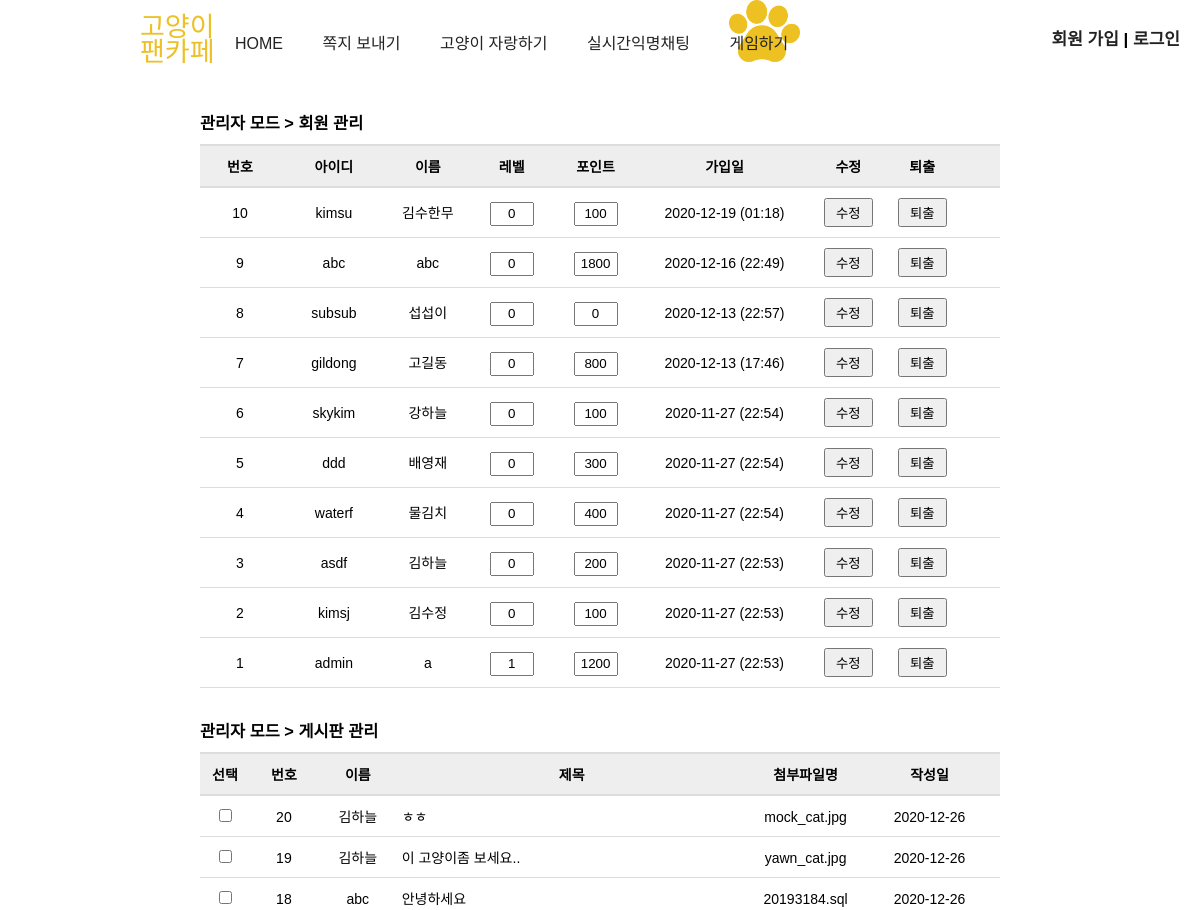
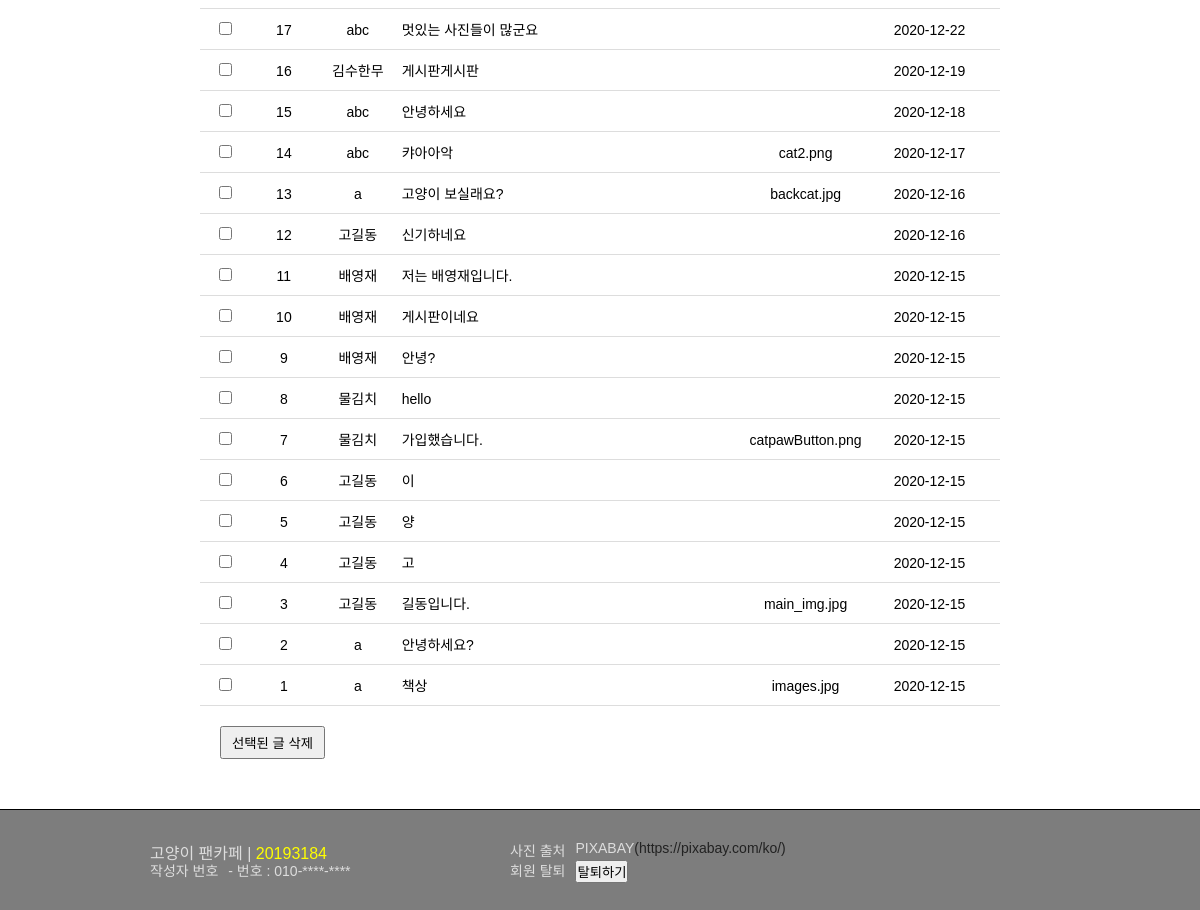
The app's page /admin.php with its own data (2 pictures, top to bottom).
### tables this page shows
CREATE TABLE `members` (
  `num` int(11) NOT NULL,
  `id` char(15) NOT NULL,
  `pass` char(15) NOT NULL,
  `name` char(10) NOT NULL,
  `email` char(80) NOT NULL,
  `regist_day` char(20) DEFAULT NULL,
  `level` int(11) DEFAULT NULL,
  `point` int(11) DEFAULT NULL,
  `game_result` int(11) DEFAULT NULL
);

CREATE TABLE `board` (
  `num` int(11) NOT NULL,
  `id` char(15) NOT NULL,
  `name` char(10) NOT NULL,
  `subject` char(200) NOT NULL,
  `content` text NOT NULL,
  `regist_day` char(20) NOT NULL,
  `hit` int(11) NOT NULL,
  `file_name` char(40) DEFAULT NULL,
  `file_type` char(40) DEFAULT NULL,
  `file_copied` char(40) DEFAULT NULL
);

### admin.php (the view, shortened to what this page needs)
<!DOCTYPE html>
<html>
<head>
<link rel="stylesheet" type="text/css" href="./css/common.css">
<link rel="stylesheet" type="text/css" href="./css/admin.css">
</head>
<body>
<header>
    <?php include "header.php";?>
</header>
<section>
   	<div id="admin_box">
	    <h3 id="member_title">
	    	관리자 모드 > 회원 관리
		</h3>
	    <ul id="member_list">
				<li>
					<span class="col1">번호</span>
					<span class="col2">아이디</span>
					<span class="col3">이름</span>
					<span class="col4">레벨</span>
					<span class="col5">포인트</span>
					<span class="col6">가입일</span>
					<span class="col7">수정</span>
					<span class="col8">퇴출</span>
				</li>
<?php
	$con = mysqli_connect("localhost", "root", "", "20193184");
	$sql = "select * from members order by num desc";
	$result = mysqli_query($con, $sql);
	$total_record = mysqli_num_rows($result);
	$number = $total_record;
   while ($row = mysqli_fetch_array($result))
   {
      $num         = $row["num"];
	  $id          = $row["id"];
	  $name        = $row["name"];
	  $level       = $row["level"];
      $point       = $row["point"];
      $regist_day  = $row["regist_day"];
?>
		<li>
		<form method="post" action="admin_member_update.php?num=<?=$num?>">
			<span class="col1"><?=$number?></span>
			<span class="col2"><?=$id?></a></span>
			<span class="col3"><?=$name?></span>
			<span class="col4"><input type="text" name="level" value="<?=$level?>"></span>
			<span class="col5"><input type="text" name="point" value="<?=$point?>"></span>
			<span class="col6"><?=$regist_day?></span>
			<span class="col7"><button type="submit">수정</button></span>
			<span class="col8"><button type="button" onclick="location.href='admin_member_delete.php?num=<?=$num?>&id=<?=$id?>'">퇴출</button></span>
		</form>
		</li>
<?php
   	   $number--;
   }
?>
	    </ul>
	    <h3 id="member_title">
	    	관리자 모드 > 게시판 관리
		</h3>
	    <ul id="board_list">
		<li class="title">
			<span class="col1">선택</span>
			<span class="col2">번호</span>
			<span class="col3">이름</span>
			<span class="col4">제목</span>
			<span class="col5">첨부파일명</span>
			<span class="col6">작성일</span>
		</li>
		<form method="post" action="admin_board_delete.php">
<?php
	$sql = "select * from board order by num desc";
	$result = mysqli_query($con, $sql);
	$total_record = mysqli_num_rows($result);
	$number = $total_record;
   while ($row = mysqli_fetch_array($result))
   {
      $num         = $row["num"];
	  $name        = $row["name"];
	  $subject     = $row["subject"];
	  $file_name   = $row["file_name"];
      $regist_day  = $row["regist_day"];
      $regist_day  = substr($regist_day, 0, 10)
?>
		<li>
			<span class="col1"><input type="checkbox" name="item[]" value="<?=$num?>"></span>
			<span class="col2"><?=$number?></span>
			<span class="col3"><?=$name?></span>
			<span class="col4"><?=$subject?></span>
			<span class="col5"><?=$file_name?></span>
			<span class="col6"><?=$regist_day?></span>
		</li>
<?php
   	   $number--;
   }
?>
				<button type="submit">선택된 글 삭제</button>
			</form>
	    </ul>
	</div>
</section>
<footer>
    <?php include "footer.php";?>
</footer>
</body>
</html>

### css/common.css (style rules this page uses)
* { padding: 0; margin: 0; }
body { font-size: 14px; font-family: 'Noto Sans HK', sans-serif; display: flex; min-height: 100vh; flex-direction: column; }
section { flex: 1; }
ul { list-style-type: none; }
footer { height: 100px; width: 100%; background-color: #7D7D7D; border-top: 1px solid black; }

### css/admin.css (style rules this page uses)
#admin_box { width: 800px; margin: 0 auto; }
#admin_box h3#member_title { margin: 30px 0 10px 0; }
#member_list { margin: 10px 0 30px 0; }
#member_list li:nth-child(1) { font-weight: bold; border-top: solid 2px #dddddd; border-bottom: solid 2px #dddddd; background-color: #eeeeee; }
#member_list li { padding: 10px 0; border-bottom: solid 1px #dddddd; }
#member_list span { display: inline-block; text-align: center; }
#member_list input { width: 40px; height: 20px; text-align: center; }
#member_list button { padding: 3px 10px; }
#member_list .col1 { width: 80px; }
#member_list .col2 { width: 100px; }
#member_list .col3 { width: 80px; }
#member_list .col4 { width: 80px; }
#member_list .col5 { width: 80px; }
#member_list .col6 { width: 170px; }
#member_list .col7 { width: 70px; }
#member_list .col8 { width: 70px; }
#board_list { margin: 10px 0 50px 0; }
#board_list .col1 { width: 50px; }
#board_list .col2 { width: 60px; }
#board_list .col3 { width: 80px; }
#board_list .col4 { width: 340px; text-align: left }
#board_list .col5 { width: 120px; }
#board_list .col6 { width: 120px; }
#board_list li.title { font-weight: bold; border-top: solid 2px #dddddd; border-bottom: solid 2px #dddddd; background-color: #eeeeee; }
#board_list li.title span.col4 { text-align: center; }
#board_list li { padding: 10px 0; border-bottom: solid 1px #dddddd; }
#board_list span { display: inline-block; text-align: center; }
#board_list button { margin: 20px 0 0 20px; padding: 5px 10px; }

### records on screen
members: id "kimsu", name "김수한무", level "0", point "100", regist_day "2020-12-19 (01:18)"
members: id "abc", name "abc", level "0", point "1800", regist_day "2020-12-16 (22:49)"
members: id "subsub", name "섭섭이", level "0", point "0", regist_day "2020-12-13 (22:57)"
members: id "gildong", name "고길동", level "0", point "800", regist_day "2020-12-13 (17:46)"
members: id "skykim", name "강하늘", level "0", point "100", regist_day "2020-11-27 (22:54)"
members: id "ddd", name "배영재", level "0", point "300", regist_day "2020-11-27 (22:54)"
members: id "waterf", name "물김치", level "0", point "400", regist_day "2020-11-27 (22:54)"
members: id "asdf", name "김하늘", level "0", point "200", regist_day "2020-11-27 (22:53)"
members: id "kimsj", name "김수정", level "0", point "100", regist_day "2020-11-27 (22:53)"
members: id "admin", name "a", level "1", point "1200", regist_day "2020-11-27 (22:53)"
board: name "김하늘", subject "ㅎㅎ", file_name "mock_cat.jpg", regist_day "2020-12-26"
board: name "김하늘", subject "이 고양이좀 보세요..", file_name "yawn_cat.jpg", regist_day "2020-12-26"
board: name "abc", subject "안녕하세요", file_name "20193184.sql", regist_day "2020-12-26"
board: name "abc", subject "멋있는 사진들이 많군요", regist_day "2020-12-22"
board: name "김수한무", subject "게시판게시판", regist_day "2020-12-19"
board: name "abc", subject "안녕하세요", regist_day "2020-12-18"
board: name "abc", subject "캬아아악", file_name "cat2.png", regist_day "2020-12-17"
board: name "a", subject "고양이 보실래요?", file_name "backcat.jpg", regist_day "2020-12-16"
board: name "고길동", subject "신기하네요", regist_day "2020-12-16"
board: name "배영재", subject "저는 배영재입니다.", regist_day "2020-12-15"
board: name "배영재", subject "게시판이네요", regist_day "2020-12-15"
board: name "배영재", subject "안녕?", regist_day "2020-12-15"
board: name "물김치", subject "hello", regist_day "2020-12-15"
board: name "물김치", subject "가입했습니다.", file_name "catpawButton.png", regist_day "2020-12-15"
board: name "고길동", subject "이", regist_day "2020-12-15"
board: name "고길동", subject "양", regist_day "2020-12-15"
board: name "고길동", subject "고", regist_day "2020-12-15"
board: name "고길동", subject "길동입니다.", file_name "main_img.jpg", regist_day "2020-12-15"
board: name "a", subject "안녕하세요?", regist_day "2020-12-15"
board: name "a", subject "책상", file_name "images.jpg", regist_day "2020-12-15"
